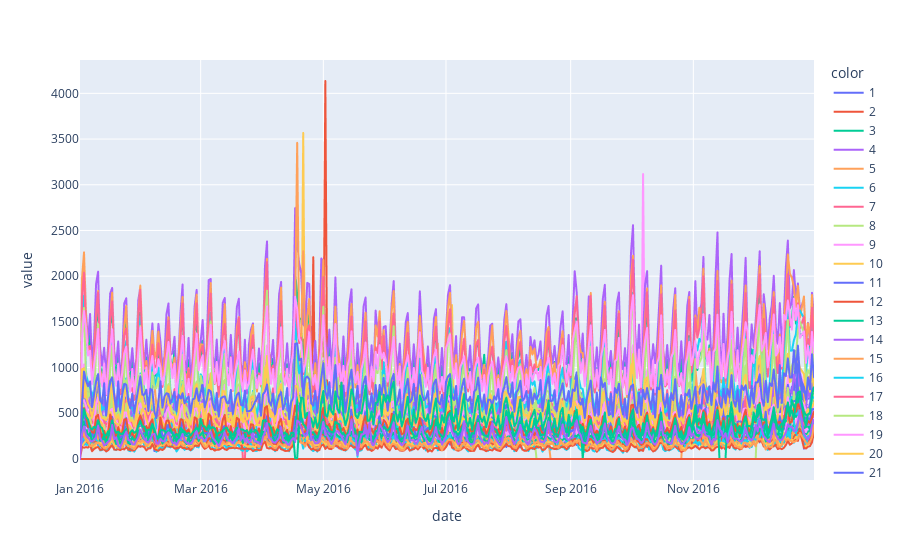

Notebook code cell kept with this figure:
### Code cell
px.line(df3.sales,color=df3.store_nbr)

### Figure 1 — Plotly figure (JSON) as saved in the notebook; plotly's stock layout.template omitted (floating-point values rounded to 4 significant figures; data arrays with more than 128 entries replaced by an {"elided": "..."} marker saying what was removed)
{"data": [{"hovertemplate": "color=1<br>variable=sales<br>date=%{x}<br>value=%{y}<extra></extra>", "legendgroup": "1", "line": {"color": "#636efa", "dash": "solid"}, "marker": {"symbol": "circle"}, "mode": "lines", "name": "1", "showlegend": true, "type": "scattergl", "x": {"elided": "365 str values"}, "xaxis": "x", "y": {"elided": "365 float values"}, "yaxis": "y"}, {"hovertemplate": "color=2<br>variable=sales<br>date=%{x}<br>value=%{y}<extra></extra>", "legendgroup": "2", "line": {"color": "#EF553B", "dash": "solid"}, "marker": {"symbol": "circle"}, "mode": "lines", "name": "2", "showlegend": true, "type": "scattergl", "x": {"elided": "365 str values"}, "xaxis": "x", "y": {"elided": "365 float values"}, "yaxis": "y"}, {"hovertemplate": "color=3<br>variable=sales<br>date=%{x}<br>value=%{y}<extra></extra>", "legendgroup": "3", "line": {"color": "#00cc96", "dash": "solid"}, "marker": {"symbol": "circle"}, "mode": "lines", "name": "3", "showlegend": true, "type": "scattergl", "x": {"elided": "365 str values"}, "xaxis": "x", "y": {"elided": "365 float values"}, "yaxis": "y"}, {"hovertemplate": "color=4<br>variable=sales<br>date=%{x}<br>value=%{y}<extra></extra>", "legendgroup": "4", "line": {"color": "#ab63fa", "dash": "solid"}, "marker": {"symbol": "circle"}, "mode": "lines", "name": "4", "showlegend": true, "type": "scattergl", "x": {"elided": "365 str values"}, "xaxis": "x", "y": {"elided": "365 float values"}, "yaxis": "y"}, {"hovertemplate": "color=5<br>variable=sales<br>date=%{x}<br>value=%{y}<extra></extra>", "legendgroup": "5", "line": {"color": "#FFA15A", "dash": "solid"}, "marker": {"symbol": "circle"}, "mode": "lines", "name": "5", "showlegend": true, "type": "scattergl", "x": {"elided": "365 str values"}, "xaxis": "x", "y": {"elided": "365 float values"}, "yaxis": "y"}, {"hovertemplate": "color=6<br>variable=sales<br>date=%{x}<br>value=%{y}<extra></extra>", "legendgroup": "6", "line": {"color": "#19d3f3", "dash": "solid"}, "marker": {"symbol": "circle"}, "mode": "lines", "name": "6", "showlegend": true, "type": "scattergl", "x": {"elided": "365 str values"}, "xaxis": "x", "y": {"elided": "365 float values"}, "yaxis": "y"}, {"hovertemplate": "color=7<br>variable=sales<br>date=%{x}<br>value=%{y}<extra></extra>", "legendgroup": "7", "line": {"color": "#FF6692", "dash": "solid"}, "marker": {"symbol": "circle"}, "mode": "lines", "name": "7", "showlegend": true, "type": "scattergl", "x": {"elided": "365 str values"}, "xaxis": "x", "y": {"elided": "365 float values"}, "yaxis": "y"}, {"hovertemplate": "color=8<br>variable=sales<br>date=%{x}<br>value=%{y}<extra></extra>", "legendgroup": "8", "line": {"color": "#B6E880", "dash": "solid"}, "marker": {"symbol": "circle"}, "mode": "lines", "name": "8", "showlegend": true, "type": "scattergl", "x": {"elided": "365 str values"}, "xaxis": "x", "y": {"elided": "365 float values"}, "yaxis": "y"}, {"hovertemplate": "color=9<br>variable=sales<br>date=%{x}<br>value=%{y}<extra></extra>", "legendgroup": "9", "line": {"color": "#FF97FF", "dash": "solid"}, "marker": {"symbol": "circle"}, "mode": "lines", "name": "9", "showlegend": true, "type": "scattergl", "x": {"elided": "365 str values"}, "xaxis": "x", "y": {"elided": "365 float values"}, "yaxis": "y"}, {"hovertemplate": "color=10<br>variable=sales<br>date=%{x}<br>value=%{y}<extra></extra>", "legendgroup": "10", "line": {"color": "#FECB52", "dash": "solid"}, "marker": {"symbol": "circle"}, "mode": "lines", "name": "10", "showlegend": true, "type": "scattergl", "x": {"elided": "365 str values"}, "xaxis": "x", "y": {"elided": "365 float values"}, "yaxis": "y"}, {"hovertemplate": "color=11<br>variable=sales<br>date=%{x}<br>value=%{y}<extra></extra>", "legendgroup": "11", "line": {"color": "#636efa", "dash": "solid"}, "marker": {"symbol": "circle"}, "mode": "lines", "name": "11", "showlegend": true, "type": "scattergl", "x": {"elided": "365 str values"}, "xaxis": "x", "y": {"elided": "365 float values"}, "yaxis": "y"}, {"hovertemplate": "color=12<br>variable=sales<br>date=%{x}<br>value=%{y}<extra></extra>", "legendgroup": "12", "line": {"color": "#EF553B", "dash": "solid"}, "marker": {"symbol": "circle"}, "mode": "lines", "name": "12", "showlegend": true, "type": "scattergl", "x": {"elided": "365 str values"}, "xaxis": "x", "y": {"elided": "365 float values"}, "yaxis": "y"}, {"hovertemplate": "color=13<br>variable=sales<br>date=%{x}<br>value=%{y}<extra></extra>", "legendgroup": "13", "line": {"color": "#00cc96", "dash": "solid"}, "marker": {"symbol": "circle"}, "mode": "lines", "name": "13", "showlegend": true, "type": "scattergl", "x": {"elided": "365 str values"}, "xaxis": "x", "y": {"elided": "365 float values"}, "yaxis": "y"}, {"hovertemplate": "color=14<br>variable=sales<br>date=%{x}<br>value=%{y}<extra></extra>", "legendgroup": "14", "line": {"color": "#ab63fa", "dash": "solid"}, "marker": {"symbol": "circle"}, "mode": "lines", "name": "14", "showlegend": true, "type": "scattergl", "x": {"elided": "365 str values"}, "xaxis": "x", "y": {"elided": "365 float values"}, "yaxis": "y"}, {"hovertemplate": "color=15<br>variable=sales<br>date=%{x}<br>value=%{y}<extra></extra>", "legendgroup": "15", "line": {"color": "#FFA15A", "dash": "solid"}, "marker": {"symbol": "circle"}, "mode": "lines", "name": "15", "showlegend": true, "type": "scattergl", "x": {"elided": "365 str values"}, "xaxis": "x", "y": {"elided": "365 float values"}, "yaxis": "y"}, {"hovertemplate": "color=16<br>variable=sales<br>date=%{x}<br>value=%{y}<extra></extra>", "legendgroup": "16", "line": {"color": "#19d3f3", "dash": "solid"}, "marker": {"symbol": "circle"}, "mode": "lines", "name": "16", "showlegend": true, "type": "scattergl", "x": {"elided": "365 str values"}, "xaxis": "x", "y": {"elided": "365 float values"}, "yaxis": "y"}, {"hovertemplate": "color=17<br>variable=sales<br>date=%{x}<br>value=%{y}<extra></extra>", "legendgroup": "17", "line": {"color": "#FF6692", "dash": "solid"}, "marker": {"symbol": "circle"}, "mode": "lines", "name": "17", "showlegend": true, "type": "scattergl", "x": {"elided": "365 str values"}, "xaxis": "x", "y": {"elided": "365 float values"}, "yaxis": "y"}, {"hovertemplate": "color=18<br>variable=sales<br>date=%{x}<br>value=%{y}<extra></extra>", "legendgroup": "18", "line": {"color": "#B6E880", "dash": "solid"}, "marker": {"symbol": "circle"}, "mode": "lines", "name": "18", "showlegend": true, "type": "scattergl", "x": {"elided": "365 str values"}, "xaxis": "x", "y": {"elided": "365 float values"}, "yaxis": "y"}, {"hovertemplate": "color=19<br>variable=sales<br>date=%{x}<br>value=%{y}<extra></extra>", "legendgroup": "19", "line": {"color": "#FF97FF", "dash": "solid"}, "marker": {"symbol": "circle"}, "mode": "lines", "name": "19", "showlegend": true, "type": "scattergl", "x": {"elided": "365 str values"}, "xaxis": "x", "y": {"elided": "365 float values"}, "yaxis": "y"}, {"hovertemplate": "color=20<br>variable=sales<br>date=%{x}<br>value=%{y}<extra></extra>", "legendgroup": "20", "line": {"color": "#FECB52", "dash": "solid"}, "marker": {"symbol": "circle"}, "mode": "lines", "name": "20", "showlegend": true, "type": "scattergl", "x": {"elided": "365 str values"}, "xaxis": "x", "y": {"elided": "365 float values"}, "yaxis": "y"}, {"hovertemplate": "color=21<br>variable=sales<br>date=%{x}<br>value=%{y}<extra></extra>", "legendgroup": "21", "line": {"color": "#636efa", "dash": "solid"}, "marker": {"symbol": "circle"}, "mode": "lines", "name": "21", "showlegend": true, "type": "scattergl", "x": {"elided": "365 str values"}, "xaxis": "x", "y": {"elided": "365 float values"}, "yaxis": "y"}, {"hovertemplate": "color=22<br>variable=sales<br>date=%{x}<br>value=%{y}<extra></extra>", "legendgroup": "22", "line": {"color": "#EF553B", "dash": "solid"}, "marker": {"symbol": "circle"}, "mode": "lines", "name": "22", "showlegend": true, "type": "scattergl", "x": {"elided": "365 str values"}, "xaxis": "x", "y": {"elided": "365 float values"}, "yaxis": "y"}, {"hovertemplate": "color=23<br>variable=sales<br>date=%{x}<br>value=%{y}<extra></extra>", "legendgroup": "23", "line": {"color": "#00cc96", "dash": "solid"}, "marker": {"symbol": "circle"}, "mode": "lines", "name": "23", "showlegend": true, "type": "scattergl", "x": {"elided": "365 str values"}, "xaxis": "x", "y": {"elided": "365 float values"}, "yaxis": "y"}, {"hovertemplate": "color=24<br>variable=sales<br>date=%{x}<br>value=%{y}<extra></extra>", "legendgroup": "24", "line": {"color": "#ab63fa", "dash": "solid"}, "marker": {"symbol": "circle"}, "mode": "lines", "name": "24", "showlegend": true, "type": "scattergl", "x": {"elided": "365 str values"}, "xaxis": "x", "y": {"elided": "365 float values"}, "yaxis": "y"}, {"hovertemplate": "color=25<br>variable=sales<br>date=%{x}<br>value=%{y}<extra></extra>", "legendgroup": "25", "line": {"color": "#FFA15A", "dash": "solid"}, "marker": {"symbol": "circle"}, "mode": "lines", "name": "25", "showlegend": true, "type": "scattergl", "x": {"elided": "365 str values"}, "xaxis": "x", "y": {"elided": "365 float values"}, "yaxis": "y"}, {"hovertemplate": "color=26<br>variable=sales<br>date=%{x}<br>value=%{y}<extra></extra>", "legendgroup": "26", "line": {"color": "#19d3f3", "dash": "solid"}, "marker": {"symbol": "circle"}, "mode": "lines", "name": "26", "showlegend": true, "type": "scattergl", "x": {"elided": "365 str values"}, "xaxis": "x", "y": {"elided": "365 float values"}, "yaxis": "y"}, {"hovertemplate": "color=27<br>variable=sales<br>date=%{x}<br>value=%{y}<extra></extra>", "legendgroup": "27", "line": {"color": "#FF6692", "dash": "solid"}, "marker": {"symbol": "circle"}, "mode": "lines", "name": "27", "showlegend": true, "type": "scattergl", "x": {"elided": "365 str values"}, "xaxis": "x", "y": {"elided": "365 float values"}, "yaxis": "y"}, {"hovertemplate": "color=28<br>variable=sales<br>date=%{x}<br>value=%{y}<extra></extra>", "legendgroup": "28", "line": {"color": "#B6E880", "dash": "solid"}, "marker": {"symbol": "circle"}, "mode": "lines", "name": "28", "showlegend": true, "type": "scattergl", "x": {"elided": "365 str values"}, "xaxis": "x", "y": {"elided": "365 float values"}, "yaxis": "y"}, {"hovertemplate": "color=29<br>variable=sales<br>date=%{x}<br>value=%{y}<extra></extra>", "legendgroup": "29", "line": {"color": "#FF97FF", "dash": "solid"}, "marker": {"symbol": "circle"}, "mode": "lines", "name": "29", "showlegend": true, "type": "scattergl", "x": {"elided": "365 str values"}, "xaxis": "x", "y": {"elided": "365 float values"}, "yaxis": "y"}, {"hovertemplate": "color=30<br>variable=sales<br>date=%{x}<br>value=%{y}<extra></extra>", "legendgroup": "30", "line": {"color": "#FECB52", "dash": "solid"}, "marker": {"symbol": "circle"}, "mode": "lines", "name": "30", "showlegend": true, "type": "scattergl", "x": {"elided": "365 str values"}, "xaxis": "x", "y": {"elided": "365 float values"}, "yaxis": "y"}, {"hovertemplate": "color=31<br>variable=sales<br>date=%{x}<br>value=%{y}<extra></extra>", "legendgroup": "31", "line": {"color": "#636efa", "dash": "solid"}, "marker": {"symbol": "circle"}, "mode": "lines", "name": "31", "showlegend": true, "type": "scattergl", "x": {"elided": "365 str values"}, "xaxis": "x", "y": {"elided": "365 float values"}, "yaxis": "y"}, {"hovertemplate": "color=32<br>variable=sales<br>date=%{x}<br>value=%{y}<extra></extra>", "legendgroup": "32", "line": {"color": "#EF553B", "dash": "solid"}, "marker": {"symbol": "circle"}, "mode": "lines", "name": "32", "showlegend": true, "type": "scattergl", "x": {"elided": "365 str values"}, "xaxis": "x", "y": {"elided": "365 float values"}, "yaxis": "y"}, {"hovertemplate": "color=33<br>variable=sales<br>date=%{x}<br>value=%{y}<extra></extra>", "legendgroup": "33", "line": {"color": "#00cc96", "dash": "solid"}, "marker": {"symbol": "circle"}, "mode": "lines", "name": "33", "showlegend": true, "type": "scattergl", "x": {"elided": "365 str values"}, "xaxis": "x", "y": {"elided": "365 float values"}, "yaxis": "y"}, {"hovertemplate": "color=34<br>variable=sales<br>date=%{x}<br>value=%{y}<extra></extra>", "legendgroup": "34", "line": {"color": "#ab63fa", "dash": "solid"}, "marker": {"symbol": "circle"}, "mode": "lines", "name": "34", "showlegend": true, "type": "scattergl", "x": {"elided": "365 str values"}, "xaxis": "x", "y": {"elided": "365 float values"}, "yaxis": "y"}, {"hovertemplate": "color=35<br>variable=sales<br>date=%{x}<br>value=%{y}<extra></extra>", "legendgroup": "35", "line": {"color": "#FFA15A", "dash": "solid"}, "marker": {"symbol": "circle"}, "mode": "lines", "name": "35", "showlegend": true, "type": "scattergl", "x": {"elided": "365 str values"}, "xaxis": "x", "y": {"elided": "365 float values"}, "yaxis": "y"}, {"hovertemplate": "color=36<br>variable=sales<br>date=%{x}<br>value=%{y}<extra></extra>", "legendgroup": "36", "line": {"color": "#19d3f3", "dash": "solid"}, "marker": {"symbol": "circle"}, "mode": "lines", "name": "36", "showlegend": true, "type": "scattergl", "x": {"elided": "365 str values"}, "xaxis": "x", "y": {"elided": "365 float values"}, "yaxis": "y"}, {"hovertemplate": "color=37<br>variable=sales<br>date=%{x}<br>value=%{y}<extra></extra>", "legendgroup": "37", "line": {"color": "#FF6692", "dash": "solid"}, "marker": {"symbol": "circle"}, "mode": "lines", "name": "37", "showlegend": true, "type": "scattergl", "x": {"elided": "365 str values"}, "xaxis": "x", "y": {"elided": "365 float values"}, "yaxis": "y"}, {"hovertemplate": "color=38<br>variable=sales<br>date=%{x}<br>value=%{y}<extra></extra>", "legendgroup": "38", "line": {"color": "#B6E880", "dash": "solid"}, "marker": {"symbol": "circle"}, "mode": "lines", "name": "38", "showlegend": true, "type": "scattergl", "x": {"elided": "365 str values"}, "xaxis": "x", "y": {"elided": "365 float values"}, "yaxis": "y"}, {"hovertemplate": "color=39<br>variable=sales<br>date=%{x}<br>value=%{y}<extra></extra>", "legendgroup": "39", "line": {"color": "#FF97FF", "dash": "solid"}, "marker": {"symbol": "circle"}, "mode": "lines", "name": "39", "showlegend": true, "type": "scattergl", "x": {"elided": "365 str values"}, "xaxis": "x", "y": {"elided": "365 float values"}, "yaxis": "y"}, {"hovertemplate": "color=40<br>variable=sales<br>date=%{x}<br>value=%{y}<extra></extra>", "legendgroup": "40", "line": {"color": "#FECB52", "dash": "solid"}, "marker": {"symbol": "circle"}, "mode": "lines", "name": "40", "showlegend": true, "type": "scattergl", "x": {"elided": "365 str values"}, "xaxis": "x", "y": {"elided": "365 float values"}, "yaxis": "y"}, {"hovertemplate": "color=41<br>variable=sales<br>date=%{x}<br>value=%{y}<extra></extra>", "legendgroup": "41", "line": {"color": "#636efa", "dash": "solid"}, "marker": {"symbol": "circle"}, "mode": "lines", "name": "41", "showlegend": true, "type": "scattergl", "x": {"elided": "365 str values"}, "xaxis": "x", "y": {"elided": "365 float values"}, "yaxis": "y"}, {"hovertemplate": "color=42<br>variable=sales<br>date=%{x}<br>value=%{y}<extra></extra>", "legendgroup": "42", "line": {"color": "#EF553B", "dash": "solid"}, "marker": {"symbol": "circle"}, "mode": "lines", "name": "42", "showlegend": true, "type": "scattergl", "x": {"elided": "365 str values"}, "xaxis": "x", "y": {"elided": "365 float values"}, "yaxis": "y"}, {"hovertemplate": "color=43<br>variable=sales<br>date=%{x}<br>value=%{y}<extra></extra>", "legendgroup": "43", "line": {"color": "#00cc96", "dash": "solid"}, "marker": {"symbol": "circle"}, "mode": "lines", "name": "43", "showlegend": true, "type": "scattergl", "x": {"elided": "365 str values"}, "xaxis": "x", "y": {"elided": "365 float values"}, "yaxis": "y"}, {"hovertemplate": "color=44<br>variable=sales<br>date=%{x}<br>value=%{y}<extra></extra>", "legendgroup": "44", "line": {"color": "#ab63fa", "dash": "solid"}, "marker": {"symbol": "circle"}, "mode": "lines", "name": "44", "showlegend": true, "type": "scattergl", "x": {"elided": "365 str values"}, "xaxis": "x", "y": {"elided": "365 float values"}, "yaxis": "y"}, {"hovertemplate": "color=45<br>variable=sales<br>date=%{x}<br>value=%{y}<extra></extra>", "legendgroup": "45", "line": {"color": "#FFA15A", "dash": "solid"}, "marker": {"symbol": "circle"}, "mode": "lines", "name": "45", "showlegend": true, "type": "scattergl", "x": {"elided": "365 str values"}, "xaxis": "x", "y": {"elided": "365 float values"}, "yaxis": "y"}, {"hovertemplate": "color=46<br>variable=sales<br>date=%{x}<br>value=%{y}<extra></extra>", "legendgroup": "46", "line": {"color": "#19d3f3", "dash": "solid"}, "marker": {"symbol": "circle"}, "mode": "lines", "name": "46", "showlegend": true, "type": "scattergl", "x": {"elided": "365 str values"}, "xaxis": "x", "y": {"elided": "365 float values"}, "yaxis": "y"}, {"hovertemplate": "color=47<br>variable=sales<br>date=%{x}<br>value=%{y}<extra></extra>", "legendgroup": "47", "line": {"color": "#FF6692", "dash": "solid"}, "marker": {"symbol": "circle"}, "mode": "lines", "name": "47", "showlegend": true, "type": "scattergl", "x": {"elided": "365 str values"}, "xaxis": "x", "y": {"elided": "365 float values"}, "yaxis": "y"}, {"hovertemplate": "color=48<br>variable=sales<br>date=%{x}<br>value=%{y}<extra></extra>", "legendgroup": "48", "line": {"color": "#B6E880", "dash": "solid"}, "marker": {"symbol": "circle"}, "mode": "lines", "name": "48", "showlegend": true, "type": "scattergl", "x": {"elided": "365 str values"}, "xaxis": "x", "y": {"elided": "365 float values"}, "yaxis": "y"}, {"hovertemplate": "color=49<br>variable=sales<br>date=%{x}<br>value=%{y}<extra></extra>", "legendgroup": "49", "line": {"color": "#FF97FF", "dash": "solid"}, "marker": {"symbol": "circle"}, "mode": "lines", "name": "49", "showlegend": true, "type": "scattergl", "x": {"elided": "365 str values"}, "xaxis": "x", "y": {"elided": "365 float values"}, "yaxis": "y"}, {"hovertemplate": "color=50<br>variable=sales<br>date=%{x}<br>value=%{y}<extra></extra>", "legendgroup": "50", "line": {"color": "#FECB52", "dash": "solid"}, "marker": {"symbol": "circle"}, "mode": "lines", "name": "50", "showlegend": true, "type": "scattergl", "x": {"elided": "365 str values"}, "xaxis": "x", "y": {"elided": "365 float values"}, "yaxis": "y"}, {"hovertemplate": "color=51<br>variable=sales<br>date=%{x}<br>value=%{y}<extra></extra>", "legendgroup": "51", "line": {"color": "#636efa", "dash": "solid"}, "marker": {"symbol": "circle"}, "mode": "lines", "name": "51", "showlegend": true, "type": "scattergl", "x": {"elided": "365 str values"}, "xaxis": "x", "y": {"elided": "365 float values"}, "yaxis": "y"}, {"hovertemplate": "color=52<br>variable=sales<br>date=%{x}<br>value=%{y}<extra></extra>", "legendgroup": "52", "line": {"color": "#EF553B", "dash": "solid"}, "marker": {"symbol": "circle"}, "mode": "lines", "name": "52", "showlegend": true, "type": "scattergl", "x": {"elided": "365 str values"}, "xaxis": "x", "y": {"elided": "365 int values"}, "yaxis": "y"}, {"hovertemplate": "color=53<br>variable=sales<br>date=%{x}<br>value=%{y}<extra></extra>", "legendgroup": "53", "line": {"color": "#00cc96", "dash": "solid"}, "marker": {"symbol": "circle"}, "mode": "lines", "name": "53", "showlegend": true, "type": "scattergl", "x": {"elided": "365 str values"}, "xaxis": "x", "y": {"elided": "365 float values"}, "yaxis": "y"}, {"hovertemplate": "color=54<br>variable=sales<br>date=%{x}<br>value=%{y}<extra></extra>", "legendgroup": "54", "line": {"color": "#ab63fa", "dash": "solid"}, "marker": {"symbol": "circle"}, "mode": "lines", "name": "54", "showlegend": true, "type": "scattergl", "x": {"elided": "365 str values"}, "xaxis": "x", "y": {"elided": "365 float values"}, "yaxis": "y"}], "layout": {"legend": {"title": {"text": "color"}, "tracegroupgap": 0}, "margin": {"t": 60}, "xaxis": {"anchor": "y", "domain": [0, 1], "title": {"text": "date"}}, "yaxis": {"anchor": "x", "domain": [0, 1], "title": {"text": "value"}}}}
